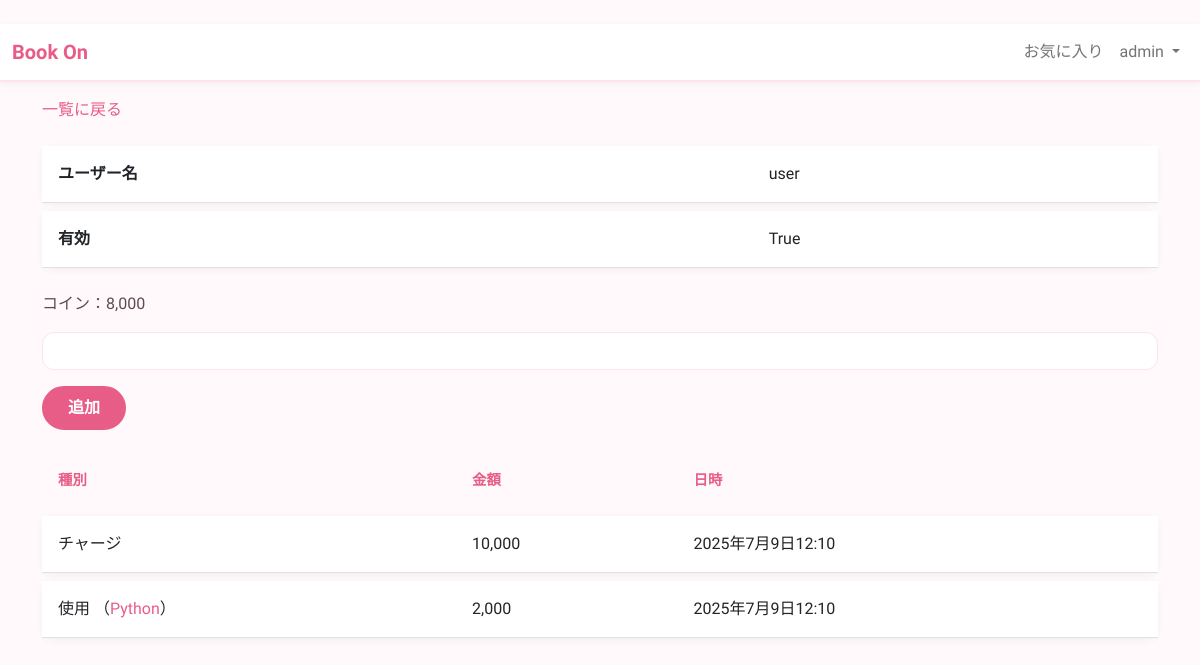
Screenshot of /users/2 (signed in) with the database file from the repository.
### onboro/models.py (models this page shows)
class User(AbstractUser):
    coin = models.IntegerField(default=0, verbose_name='コイン')
    books = models.ManyToManyField(
        'Book',
        through='TransactionRecord'
    )

class TransactionRecord(models.Model):
    class Kind(models.IntegerChoices):
        CHARGE = (1, 'チャージ')
        USE = (2, '使用')
    kind = models.IntegerField(choices=Kind.choices, verbose_name='種類')
    amount = models.PositiveIntegerField(verbose_name='金額')
    user = models.ForeignKey(User, on_delete=models.PROTECT, verbose_name='ユーザー')
    book = models.ForeignKey(Book, null=True, blank=True, on_delete=models.PROTECT, verbose_name='書籍')
    datetime = models.DateTimeField(verbose_name='日時')
    class Meta:
        verbose_name = '取引記録'
        verbose_name_plural = '取引記録'

class Book(models.Model):
    category = models.ForeignKey(Category, on_delete=models.PROTECT, verbose_name='カテゴリ')
    title = models.CharField(max_length=80, verbose_name='タイトル')
    abstract = models.TextField(verbose_name='概要')
    price = models.PositiveIntegerField(verbose_name='価格')
    published = models.BooleanField('公開')
    favorite_users = models.ManyToManyField(User, related_name='favorite_books', blank=True)
    class Meta:
        verbose_name = '書籍'
        verbose_name_plural = '書籍'
    def __str__(self):
        return self.title

### onboro/views.py (the view)
# urls.py: path('users/<int:pk>', views.UserDetailView.as_view(), name='user_detail'),
class UserDetailView(StaffRequiredMixin, generic.DetailView):
    queryset = User.objects.filter(is_staff=False)
    template_name = 'onboro/user_detail.html'
    context_object_name = 'object'
    def get_context_data(self, **kwargs):
        context = super().get_context_data(**kwargs)
        context['charge_form'] = CoinChargeForm(initial={'user': self.kwargs['pk']})
        return context

### onboro/forms.py
class CoinChargeForm(forms.ModelForm):
    class Meta:
        model = TransactionRecord
        fields = ['amount', 'user']
        widgets = {
            'user': forms.HiddenInput
        }

### onboro/views.py (called while the page is built)
def staff_required(user):
    return user.is_staff

    def test_func(self):
        return staff_required(self.request.user)

### onboro/templates/onboro/user_detail.html (shortened to what this page needs)
{% extends 'onboro/base.html' %}
{% load widget_tweaks %}
{% load humanize %}
{% block contents %}
<div class="my-3">
    <a href="{% url 'onboro:user_index' %}">一覧に戻る</a>
</div>
<table class="table">
    <tbody>
        <tr>
            <th>ユーザー名</th>
            <td>{{ object.username }}</td>
        </tr>
        <tr>
            <th>有効</th>
            <td>{{ object.is_active }}</td>
        </tr>
    </tbody>
</table>
<div class="my-3">
    コイン：{{ object.coin|intcomma }}
</div>
<form action="{% url 'onboro:transaction_charge' object.pk %}" method="post" class="mb-3">
    <div class="mb-3">
        {{ charge_form.amount|add_class:"form-control" }}
    </div>
    <input type="submit" value="追加" class="btn btn-primary">
</form>
{% include 'onboro/transaction_records.html' with transaction_records=object.transactionrecord_set.all %}
{% endblock %}

### onboro/templates/onboro/base.html (shortened to what this page needs)
<!DOCTYPE html>
{% load static %}
{% load widget_tweaks %}
<html>
<head>
    <link rel="stylesheet" href="{% static 'onboro/css/bootstrap.min.css' %}">
    <link rel="stylesheet" href="{% static 'onboro/css/custom.css' %}">
</head>
<body>
    <nav class="navbar navbar-expand-lg navbar-light bg-light">
        <div class="container-fluid">
            <a class="navbar-brand" href="/">Book On</a>
            <div class="collapse navbar-collapse" id="navbarSupportedContent">
                <ul class="navbar-nav ms-auto mb-2 mb-lg-0">
                    {% if user.is_authenticated %}
                        <li class="nav-item">
                            <a href="{% url 'onboro:favorite_book_list' %}" class="nav-link">
                                お気に入り
                            </a>
                        </li>
                        <li class="nav-item dropdown">
                            <a class="nav-link dropdown-toggle" href="#" id="navbarDropdown" role="button" data-bs-toggle="dropdown">
                                {{ user.username }}
                            </a>
                        </li>
                    {% endif %}
                </ul>
            </div>
        </div>
    </nav>
    <div class="container">
        {% block contents %}
        {% endblock %}
    </div>
</body>
</html>

### onboro/templates/onboro/transaction_records.html
{% load humanize %}
<table class="table">
    <thead>
        <tr>
            <th>種別</th>
            <th>金額</th>
            <th>日時</th>
        </tr>
    </thead>
    <tbody>
        {% for record in transaction_records %}
            <tr>
                <td>
                    {{ record.get_kind_display }}
                    {% if record.book %}
                        （<a href="{% url 'onboro:book_detail' record.book.pk %}">{{ record.book }}</a>）
                    {% endif %}
                </td>
                <td>{{ record.amount|intcomma }}</td>
                <td>{{ record.datetime }}</td>
            </tr>
        {% endfor %}
    </tbody>
</table>

### onboro/static/onboro/css/custom.css (style rules this page uses)
body { font-family: 'M PLUS Rounded 1c', sans-serif; background-color: #fff9fb; color: #5b4c53; }
a { color: #e85d87; text-decoration: none; transition: color 0.3s; }
.navbar { background-color: #ffffff !important; border-bottom: 2px solid #fde4ec; box-shadow: 0 2px 8px rgba(0, 0, 0, 0.05); }
.navbar-brand { font-weight: 700; color: #e85d87 !important; }
.btn { border-radius: 50px; border-width: 2px; font-weight: 700; padding: 8px 24px; transition: all 0.3s ease; }
.btn-primary { background-color: #e85d87; border-color: #e85d87; }
.form-control, .form-select { border-radius: 12px; border: 1px solid #fde4ec; transition: border-color 0.3s, box-shadow 0.3s; }
.table { border-collapse: separate; border-spacing: 0 8px; }
.table thead th { background-color: transparent; color: #e85d87; border: none; font-size: 0.9rem; text-transform: uppercase; }
.table tbody tr { background-color: #ffffff; border-radius: 12px; box-shadow: 0 2px 8px rgba(0, 0, 0, 0.05); transition: transform 0.2s; }
.table td, .table th { border-top: none !important; padding: 16px; vertical-align: middle; }

### rows the page displays
User: username "admin"
User: username "user", is_active "True", coin "8,000"
TransactionRecord: kind "チャージ", amount "10,000", datetime "2025年7月9日12:10"
TransactionRecord: kind "使用", book "Python", amount "2,000", datetime "2025年7月9日12:10"
